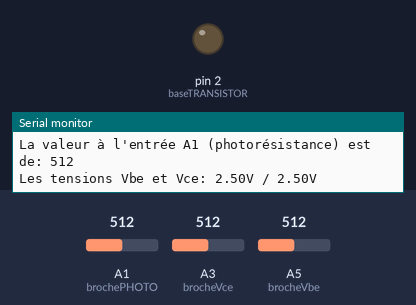
Recording of a sketch running on a simulated Arduino Uno, built with avr-gcc and run on an emulated ATmega328P. On the bench: output pins drawn as LEDs (lit = HIGH), the last lines printed to the serial monitor. The test bench sets the inputs (shaded band); at power-on: A1 (brochePHOTO) = 512, A3 (brocheVce) = 512, A5 (brocheVbe) = 512.

Above: at 1.2 s.
1.3 s: A1 (brochePHOTO) set to 499
At 2.5 s:
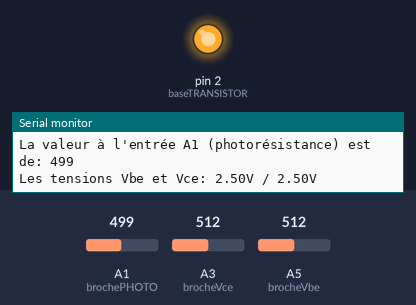
3.6 s: A1 (brochePHOTO) set to 521
At 5.4 s:
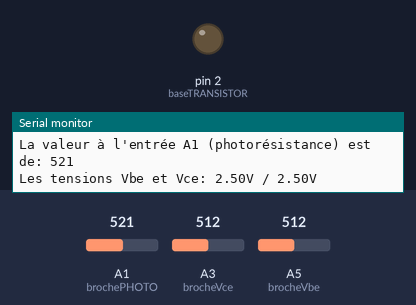
5.7 s: A1 (brochePHOTO) set to 511
At 7.5 s:
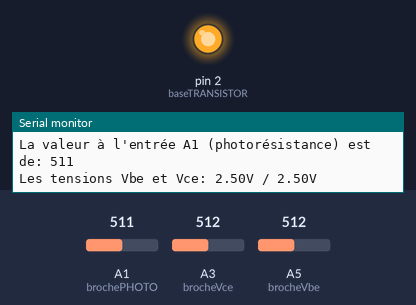
Timing chart, 0 to 9.0 s (numbered marks = the images above; inputs shaded):
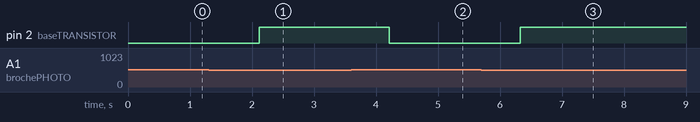

The sketch:

Etape4.ino
```cpp
// Étape 4

// Broches du transistor et de la photorésistance
int baseTRANSISTOR =  2;
int brocheVbe = A5;
int brocheVce = A3;
int brochePHOTO = A1;

// Variables de lecture
float valeurVbe = 0;
float valeurVce = 0;

void setup()
{
  pinMode(baseTRANSISTOR, OUTPUT);
  Serial.begin(9600);
}

void loop()
{
  // Notre valeur seuil est la moitié de la valeur maximale de lecture
  if (analogRead(brochePHOTO) > 511)
  {
     // On desactive le relai lorsque la tension est au dessus du seuil
     digitalWrite(baseTRANSISTOR, LOW);
     Serial.println("Relai non-alimenté");
  }
  else
  {
     // On active le relai lorsque la tension est en dessous du seuil
     digitalWrite(baseTRANSISTOR, HIGH);
     Serial.println("Relai alimenté");
  }

  // On a gardé l'impression de certaines valeurs pour s'assurer que tout est en ordre
  Serial.print( "La valeur à l'entrée A1 (photorésistance) est de: " );
  Serial.println( analogRead(brochePHOTO) );

  valeurVbe = analogRead( brocheVbe );
  valeurVce = analogRead( brocheVce );

  Serial.print( "Les tensions Vbe et Vce: " );
  Serial.print( valeurVbe / 1023.0 * 5.0 );
  Serial.print( "V / " );
  Serial.print( valeurVce / 1023.0 * 5.0 );
  Serial.println( "V" );

  delay(1000);
}
```

Measured:
- the behaviour switches between 512 and 511 on A1 (brochePHOTO) (found by bisection; images 0 and 1)
- after the input at 1.3 s, pin 2 (baseTRANSISTOR): LOW → HIGH after 0.81 s
- after the input at 3.6 s, pin 2 (baseTRANSISTOR): HIGH → LOW after 0.62 s
- after the input at 5.7 s, pin 2 (baseTRANSISTOR): LOW → HIGH after 0.63 s
